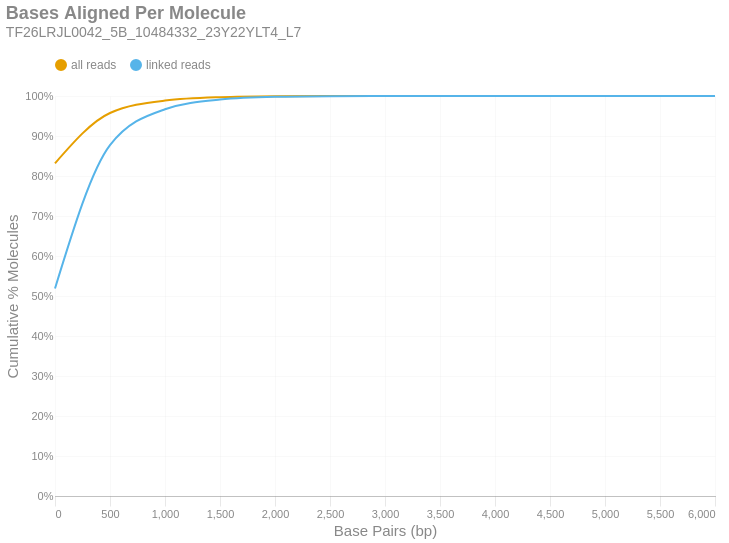

The code cell stored with this chart in its notebook:
### Markdown cell above
### Bases Aligned Per Molecule
This is a cumulative frequency distribution showing the number of base pairs aligned per unique molecule. These data are shown in 500 bp bins. There are two distributions: one with `all reads` (yellow) and another with only `linked reads` (blue). The percent of molecules in the `linked reads` distribution is relative to the total number of linked molecules.

### Code cell
if SKIPLR:
    print_html(f"Skipped")
else:
    binned_df = consolidated_hist(valids['aligned_bp'], mask, 500, True)
    with SafeRender(binned_df):
        (
            density_plot(binned_df, 'Bases Aligned Per Molecule', samplename, 'basesper')
            .encode(
                x=alt.X('bin:Q', title="Base Pairs (bp)").axis(tickMinStep=500).scale(padding=0),
                y=alt.Y('value:Q', title='Cumulative % Molecules')
                    .axis(format='%')
                    .scale(domain = [0,1])
                    .stack(False),
                color=alt.Color("key:N").scale(domain = ["all reads", "linked reads"]),
                tooltip = [
                    alt.Tooltip("key:N", title = "Data Type"),
                    alt.Tooltip("range_label:N", title="Bases Aligned Per Molecule"),
                    alt.Tooltip("value:Q", format = ".2%", title="% Molecules (Cum.)")
                ]
            )
        ).display()

### Figure 1 — Vega-Lite specification as saved in the notebook (floating-point values rounded to 4 significant figures)
{"width": "container", "height": 400, "config": {"title": {"anchor": "start", "dy": -15, "fontSize": 18, "color": "#888888", "subtitleColor": "#888888", "subtitleFontSize": 14}, "arc": {"fill": "#0072B2"}, "axis": {"domainColor": "#888888", "domainWidth": 0.5, "gridWidth": 0.2, "grid": false, "titleFontWeight": 400, "titleFontSize": 15, "labelFontSize": 11, "labelColor": "#888888", "tickColor": "#888888", "tickWidth": 0.2, "titleColor": "#888888"}, "axisBand": {"grid": false}, "axisX": {"grid": true, "tickSize": 10, "domainCap": "round"}, "axisY": {"domain": false, "grid": true, "tickSize": 0, "domainCap": "round"}, "background": "transparent", "header": {"labelFontSize": 15, "labelColor": "#888888", "titleFontSize": 15, "titleFontWeight": 600, "titleColor": "#888888"}, "legend": {"labelFont": "sans-serif", "labelFontSize": 12, "labelColor": "#888888", "symbolSize": 100, "symbolType": "circle", "titleFontSize": 12, "titlePadding": 10, "titleColor": "#888888", "title": null, "orient": "top"}, "range": {"category": ["#E69F00", "#56B4E9", "#009E73", "#F0E442", "#0072B2", "#D55E00", "#CC79A7", "#000000"], "diverging": ["#cfe8f3", "#a2d4ec", "#73bfe2", "#46abdb", "#1696d2", "#12719e"]}, "area": {"fill": "#0072B2", "fillOpacity": 0.7, "line": true, "strokeOpacity": 0.7}, "line": {"color": "#0072B2", "stroke": "#0072B2", "strokeWidth": 2}, "trail": {"color": "#0072B2", "stroke": "#0072B2", "strokeWidth": 0, "size": 1}, "point": {"filled": true, "fillOpacity": 1.0, "size": 95}, "text": {"color": "#888888", "fontSize": 11, "align": "right", "fontWeight": 400, "size": 11}, "bar": {"fill": "#0072B2", "stroke": null}, "view": {"stroke": null, "continuousWidth": 660, "continuousHeight": 400}}, "data": {"name": "data-830895742fdde6eba04839b085ef7de8"}, "mark": {"type": "line", "interpolate": "monotone", "point": {"opacity": 0, "size": 275}}, "encoding": {"color": {"field": "key", "scale": {"domain": ["all reads", "linked reads"]}, "type": "nominal"}, "tooltip": [{"field": "key", "title": "Data Type", "type": "nominal"}, {"field": "range_label", "title": "Bases Aligned Per Molecule", "type": "nominal"}, {"field": "value", "format": ".2%", "title": "% Molecules (Cum.)", "type": "quantitative"}], "x": {"axis": {"tickMinStep": 500}, "field": "bin", "scale": {"padding": 0}, "title": "Base Pairs (bp)", "type": "quantitative"}, "y": {"axis": {"format": "%"}, "field": "value", "scale": {"domain": [0, 1]}, "stack": false, "title": "Cumulative % Molecules", "type": "quantitative"}}, "params": [{"name": "param_c36ac31b6afebe62", "select": {"type": "point", "fields": ["key"]}, "bind": "legend"}], "title": {"text": "Bases Aligned Per Molecule", "subtitle": "TF26LRJL0042_5B_10484332_23Y22YLT4_L7"}, "transform": [{"fold": ["all reads (cumsum)", "linked reads (cumsum)"]}, {"calculate": "replace(datum.key, ' (cumsum)', '')", "as": "key"}, {"filter": {"param": "param_c36ac31b6afebe62"}}], "usermeta": {"embedOptions": {"downloadFileName": "TF26LRJL0042_5B_10484332_23Y22YLT4_L7.basesper"}}, "$schema": "https://vega.github.io/schema/vega-lite/v6.4.1.json", "datasets": {"data-830895742fdde6eba04839b085ef7de8": [{"bin": "0.0", "interval": "0.0-500.0", "all reads": 0.8317, "linked reads": 0.5187, "all reads (cumsum)": 0.8317, "linked reads (cumsum)": 0.5187, "range_label": "0-499"}, {"bin": "500.0", "interval": "500.0-1000.0", "all reads": 0.1258, "linked reads": 0.3583, "all reads (cumsum)": 0.9575, "linked reads (cumsum)": 0.877, "range_label": "500-999"}, {"bin": "1000.0", "interval": "1000.0-1500.0", "all reads": 0.03108, "linked reads": 0.08986, "all reads (cumsum)": 0.9886, "linked reads (cumsum)": 0.9669, "range_label": "1000-1499"}, {"bin": "1500.0", "interval": "1500.0-2000.0", "all reads": 0.008376, "linked reads": 0.02423, "all reads (cumsum)": 0.9969, "linked reads (cumsum)": 0.9911, "range_label": "1500-1999"}, {"bin": "2000.0", "interval": "2000.0-2500.0", "all reads": 0.002359, "linked reads": 0.006826, "all reads (cumsum)": 0.9993, "linked reads (cumsum)": 0.998, "range_label": "2000-2499"}, {"bin": "2500.0", "interval": "2500.0-3000.0", "all reads": 0.0005245, "linked reads": 0.001518, "all reads (cumsum)": 0.9998, "linked reads (cumsum)": 0.9995, "range_label": "2500-2999"}, {"bin": "3000.0", "interval": "3000.0-3500.0", "all reads": 0.0001299, "linked reads": 0.0003758, "all reads (cumsum)": 0.9999, "linked reads (cumsum)": 0.9998, "range_label": "3000-3499"}, {"bin": "3500.0", "interval": "3500.0-4000.0", "all reads": 3.898e-05, "linked reads": 0.0001128, "all reads (cumsum)": 1.0, "linked reads (cumsum)": 1.0, "range_label": "3500-3999"}, {"bin": "4000.0", "interval": "4000.0-4500.0", "all reads": 1.156e-05, "linked reads": 3.345e-05, "all reads (cumsum)": 1.0, "linked reads (cumsum)": 1.0, "range_label": "4000-4499"}, {"bin": "4500.0", "interval": "4500.0-5000.0", "all reads": 1.613e-06, "linked reads": 4.668e-06, "all reads (cumsum)": 1.0, "linked reads (cumsum)": 1.0, "range_label": "4500-4999"}, {"bin": "5000.0", "interval": "5000.0-5500.0", "all reads": 1.075e-06, "linked reads": 2.334e-06, "all reads (cumsum)": 1.0, "linked reads (cumsum)": 1.0, "range_label": "5000-5499"}, {"bin": "5500.0", "interval": "5500.0-6000.0", "all reads": 5.377e-07, "linked reads": 1.556e-06, "all reads (cumsum)": 1.0, "linked reads (cumsum)": 1.0, "range_label": "5500-5999"}, {"bin": "6000.0", "interval": "6000.0-6500.0", "all reads": 5.377e-07, "linked reads": 1.556e-06, "all reads (cumsum)": 1.0, "linked reads (cumsum)": 1.0, "range_label": "6000-6499"}]}}
